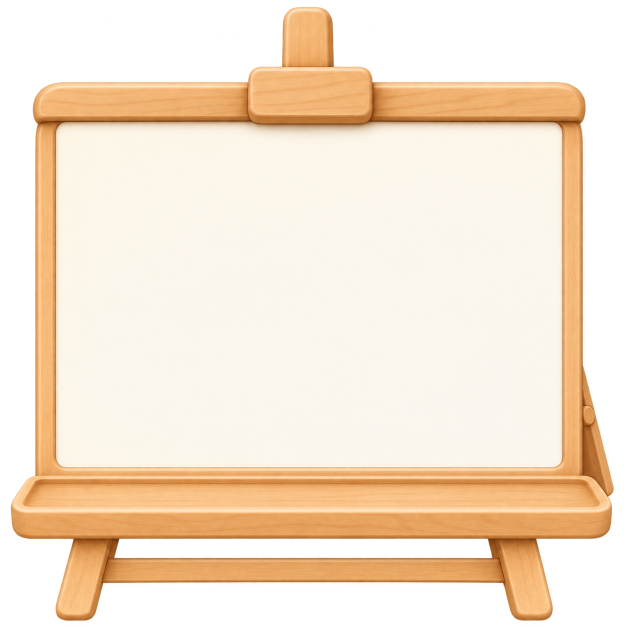
#> input picture assets/ui/easel.png, 1254 x 1254 px (shown at 1/2 size)
$ python prepare_assets.py
#> lines starting #> are read from the running program, lines starting #| are printed output that depends on the picture; after the words box and inside, x2 and y2 are one past the last pixel; in counts of white or black regions, pixels touching at a corner belong together
#> in easel, im is the input picture: PIL image 1254x1254 RGBA; mean R, G, B, A 177.7, 157.9, 133, 177.3
"""assets/ 원본에서 앱이 쓸 res/ 파일을 만든다. 원본은 건드리지 않는다.

하는 일
- 투명 배경의 흐린 잡티 제거, 거의 불투명한 부분은 완전 불투명으로
- 반투명 가장자리의 이상한 색(빨강·노랑 테두리)을 주변 색으로 덮기
- 화면에서 쓸 크기의 2배로 줄이기 (고해상도 화면 대응, exe 크기 감소)
- SVG 아이콘과 theme.json 복사

실행: python tools/prepare_assets.py
"""

import json
import shutil
from pathlib import Path

import numpy as np
from PIL import Image, ImageFilter

ROOT = Path(__file__).resolve().parent.parent
SRC = ROOT / "assets"
OUT = ROOT / "res"

EASEL_OUT_SIZE = 800   # 화면에서는 약 400px로 그린다


def clean_alpha(im, low=24, high=240, reach=14):
    """잡티 제거 + 가장자리 색 정리. RGBA Image를 받아 RGBA Image를 돌려준다."""
#> called with low = 24, high = 240, reach = 14
    a = np.asarray(im.getchannel("A"), dtype=np.float32)
    rgb = np.asarray(im.convert("RGB"), dtype=np.float32)
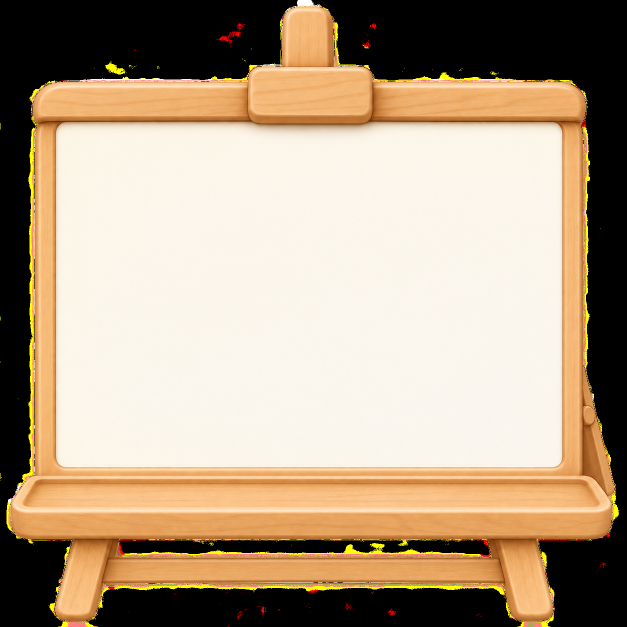
#> rgb: shape (1254, 1254, 3) float32 (shown at 1/2 size); mean R, G, B 178.5, 157.3, 133.7

    # 1) 몸통에서 멀리 떨어진 흐린 점은 모두 지운다
    solid = Image.fromarray(((a > 200) * 255).astype(np.uint8))
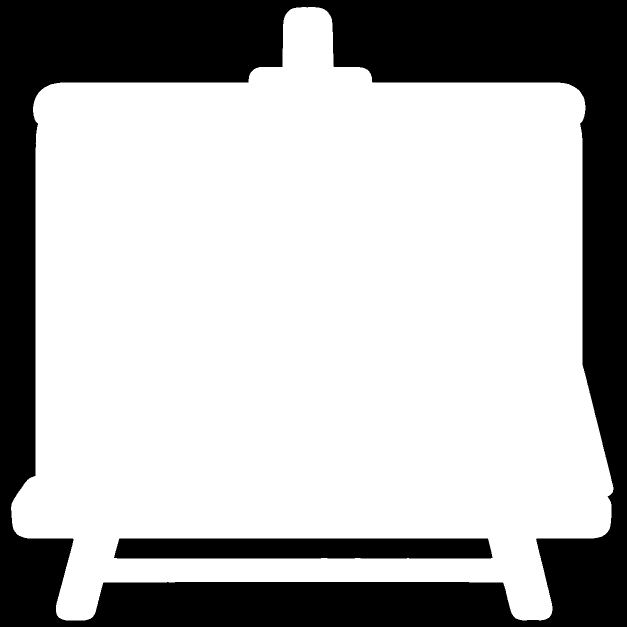
#> solid: PIL image 1254x1254 L (shown at 1/2 size); 69.9% white; 2 black regions, box (x1, y1, x2, y2) and area: (0, 0, 1254, 1254) 443653, (228, 1077, 985, 1117) 29875
    near = np.asarray(solid.filter(ImageFilter.MaxFilter(reach * 2 + 1))) > 0
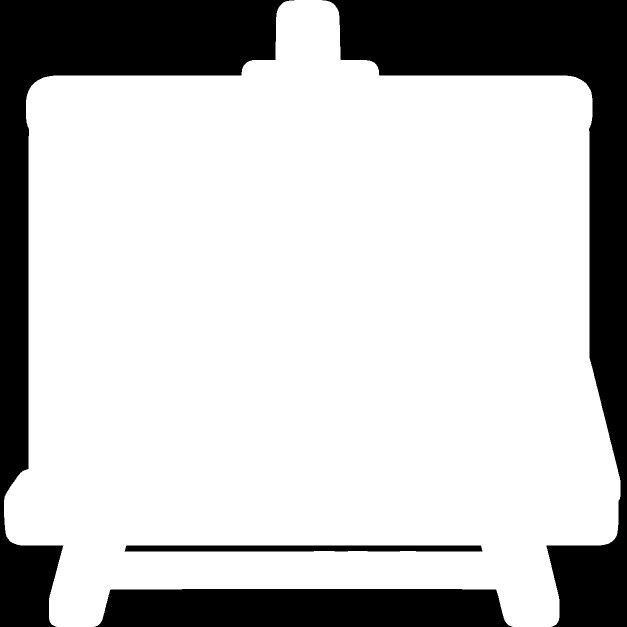
#> near: shape (1254, 1254) bool (shown at 1/2 size); 75.9% white; 4 black regions, box (x1, y1, x2, y2) and area: (645, 0, 1254, 1254) 163593, (0, 0, 589, 1254) 146808, (189, 1178, 1025, 1254) 60048, (249, 1091, 965, 1103) 8438
    a = np.where(near, a, 0)

    # 2) 아주 흐린 값은 0, 거의 불투명한 값은 255
    a = np.where(a < low, 0, a)
    a = np.where(a >= high, 255, a)

    # 3) 반투명 가장자리 색은 주변 불투명 색을 번지게 해서 채운다
    weight = (a >= high).astype(np.float32)
#> weight: shape (1254, 1254) float32; values 0 (black) and 1 (white), 69.7% white; 3 black regions (1 under 20 px), largest, box (x1, y1, x2, y2) and area: (0, 0, 1254, 1254) 445764, (228, 1076, 985, 1117) 30195
    w_img = Image.fromarray((weight * 255).astype(np.uint8)).filter(ImageFilter.GaussianBlur(6))
    w_blur = np.asarray(w_img, dtype=np.float32) / 255.0
    bleed = np.empty_like(rgb)
    for c in range(3):
        ch = Image.fromarray((rgb[..., c] * weight).astype(np.uint8)).filter(ImageFilter.GaussianBlur(6))
        bleed[..., c] = np.asarray(ch, dtype=np.float32) / np.maximum(w_blur, 1e-3)
#> this loop made 3 passes
#> pass 1, in clean_alpha, `ch = Image.fromarray((rgb[..., c] * weight).astype(np.uint8)).filter(I..`:
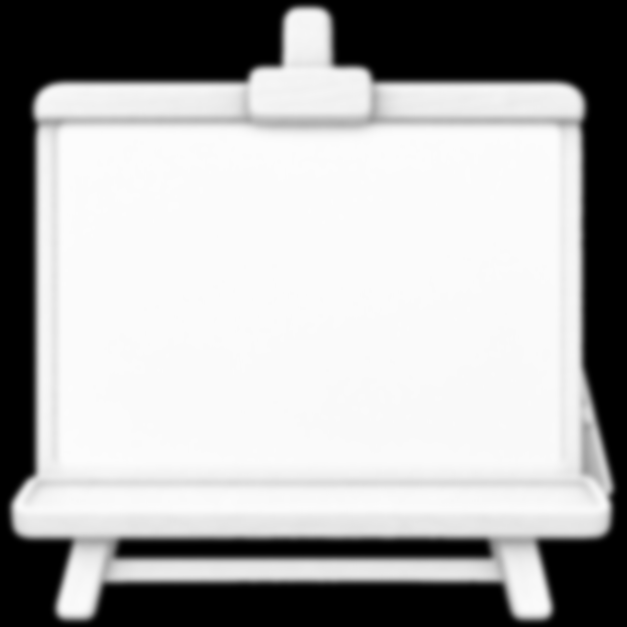
#> ch: PIL image 1254x1254 L (shown at 1/2 size); min 0, max 252, mean 169.5
#> after the loop:
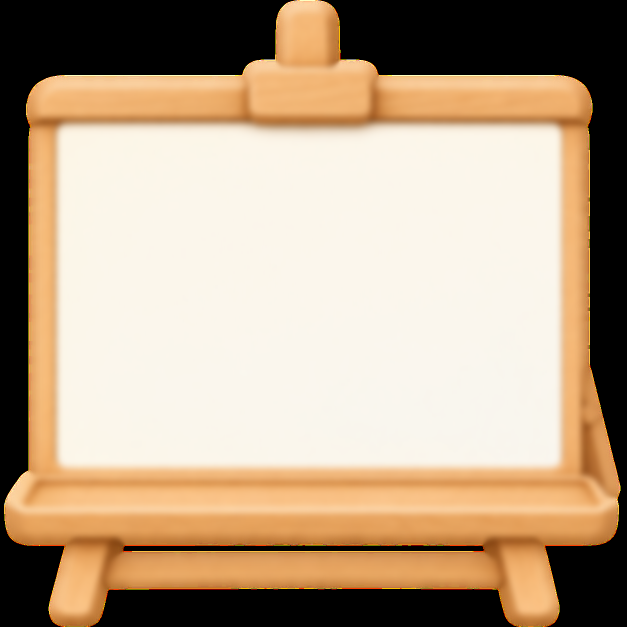
#> bleed: shape (1254, 1254, 3) float32 (shown at 1/2 size); mean R, G, B 183.6, 160.4, 136.6
    edge = (a > 0) & (a < high) & (w_blur > 0.02)
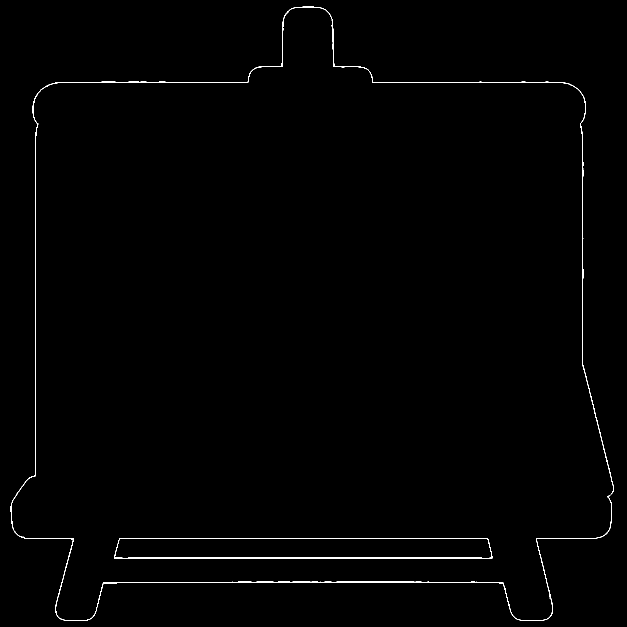
#> edge: shape (1254, 1254) bool (shown at 1/2 size); 0.66% white in thin lines or dots
    rgb = np.where(edge[..., None], np.clip(bleed, 0, 255), rgb)

    out = np.dstack([rgb, a]).astype(np.uint8)
    return Image.fromarray(out, "RGBA")


def easel():
    im = Image.open(SRC / "ui" / "easel.png").convert("RGBA")
    im = clean_alpha(im)
    im = im.resize((EASEL_OUT_SIZE, EASEL_OUT_SIZE), Image.LANCZOS)
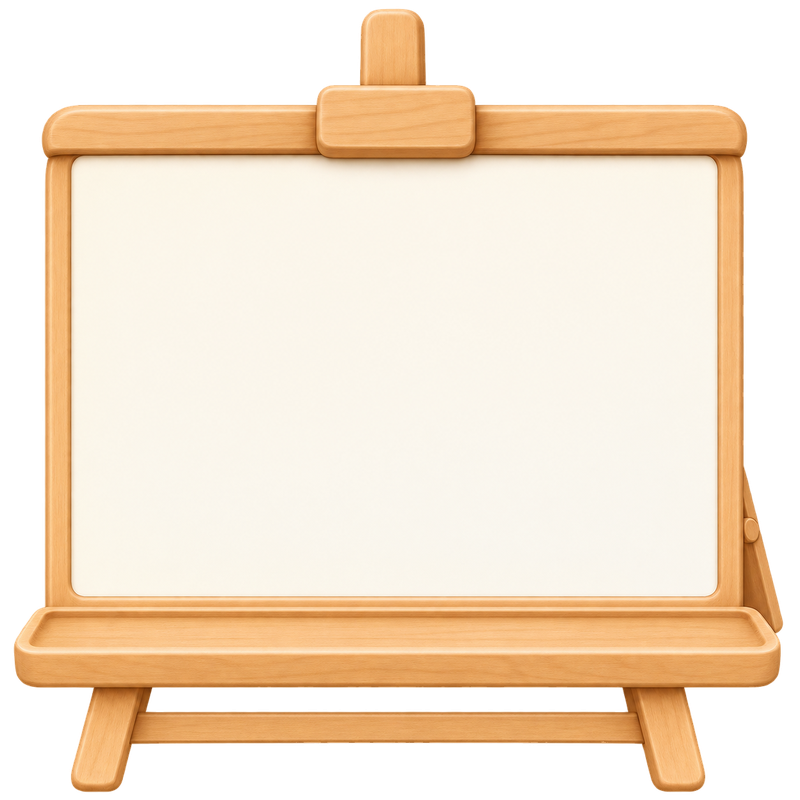
#> im: PIL image 800x800 RGBA; mean R, G, B, A 172.9, 154, 132.2, 178.7; transparent parts drawn white
    im.save(OUT / "easel.png", optimize=True)


def ui_files():
    dst = OUT / "ui"
    if dst.exists():
        shutil.rmtree(dst)
    shutil.copytree(SRC / "ui", dst, ignore=shutil.ignore_patterns("*.png"))


def layout():
    # 이젤 원본(1254px) 기준 영역. 앱은 이 값을 창 크기에 맞춰 비율로 쓴다.
#> (the run stopped early here; a loop or call above may not have finished)

$ run again, with assets/ui/folder-notepad-variants.png copied over assets/ui/easel.png
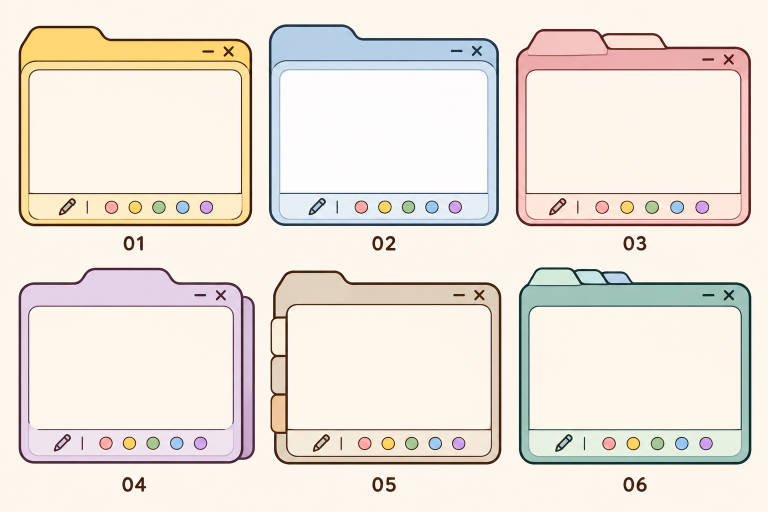
#> input picture assets/ui/folder-notepad-variants.png, 1536 x 1024 px (shown at 1/2 size)
#> a: shape (1024, 1536) float32; every value is 255
#> solid: PIL image 1536x1024 L; every value is 255
#> near: shape (1024, 1536) bool; every value is 1
#> weight: shape (1024, 1536) float32; every value is 1
#> after the loop in clean_alpha, `for c in range(3):`:
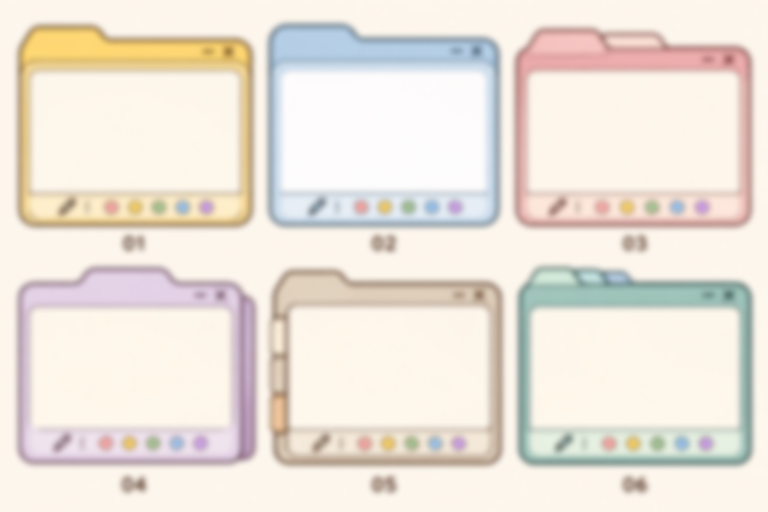
#> bleed: shape (1024, 1536, 3) float32 (shown at 1/2 size); mean R, G, B 237.7, 228.9, 218.3
#> edge: shape (1024, 1536) bool; every value is 0
#> in easel, `im = im.resize((EASEL_OUT_SIZE, EASEL_OUT_SIZE), Image.LANCZOS)`:
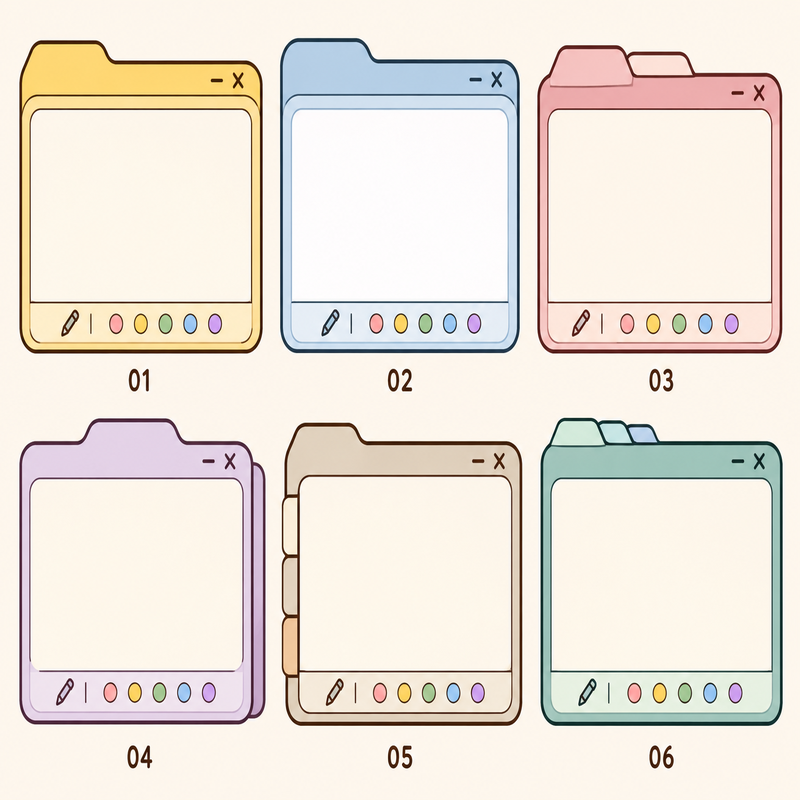
#> im: PIL image 800x800 RGBA; mean R, G, B, A 236.4, 228.4, 218.9, 255

$ run again, with assets/ui/notepad-artstyles.png copied over assets/ui/easel.png
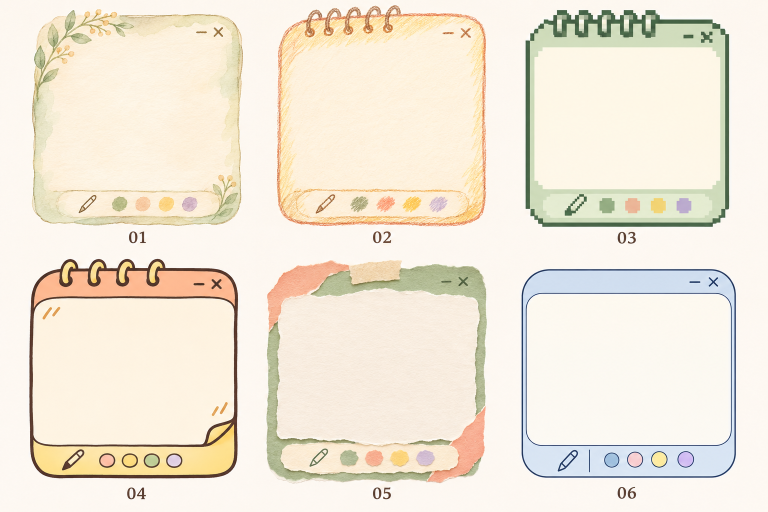
#> input picture assets/ui/notepad-artstyles.png, 1536 x 1024 px (shown at 1/2 size)
#> a: shape (1024, 1536) float32; every value is 255
#> solid: PIL image 1536x1024 L; every value is 255
#> near: shape (1024, 1536) bool; every value is 1
#> weight: shape (1024, 1536) float32; every value is 1
#> the loop in clean_alpha, `for c in range(3):` made 3 passes
#> pass 1, in clean_alpha, `ch = Image.fromarray((rgb[..., c] * weight).astype(np.uint8)).filter(I..`:
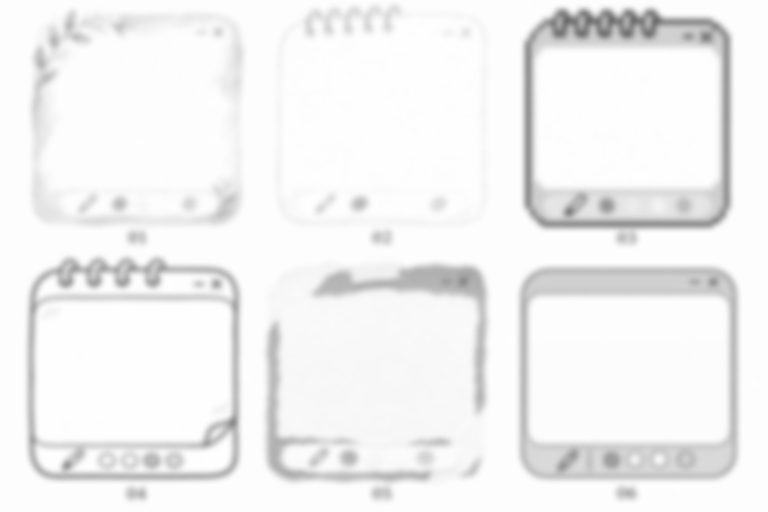
#> ch: PIL image 1536x1024 L (shown at 1/2 size); min 107, max 254, mean 242
#> edge: shape (1024, 1536) bool; every value is 0
#> in easel, `im = im.resize((EASEL_OUT_SIZE, EASEL_OUT_SIZE), Image.LANCZOS)`:
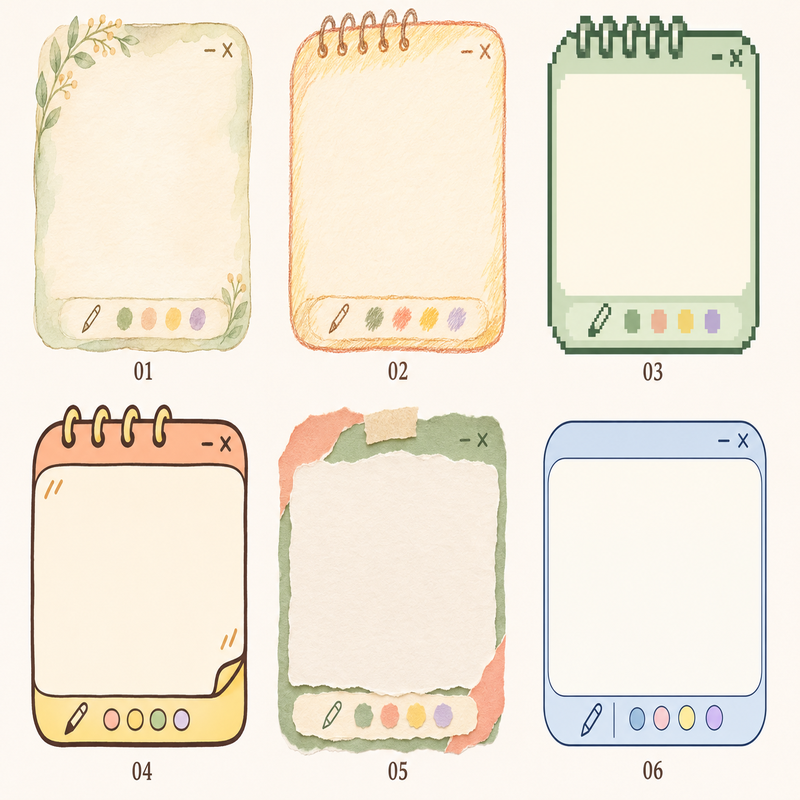
#> im: PIL image 800x800 RGBA; mean R, G, B, A 241.9, 233.2, 217.8, 255
